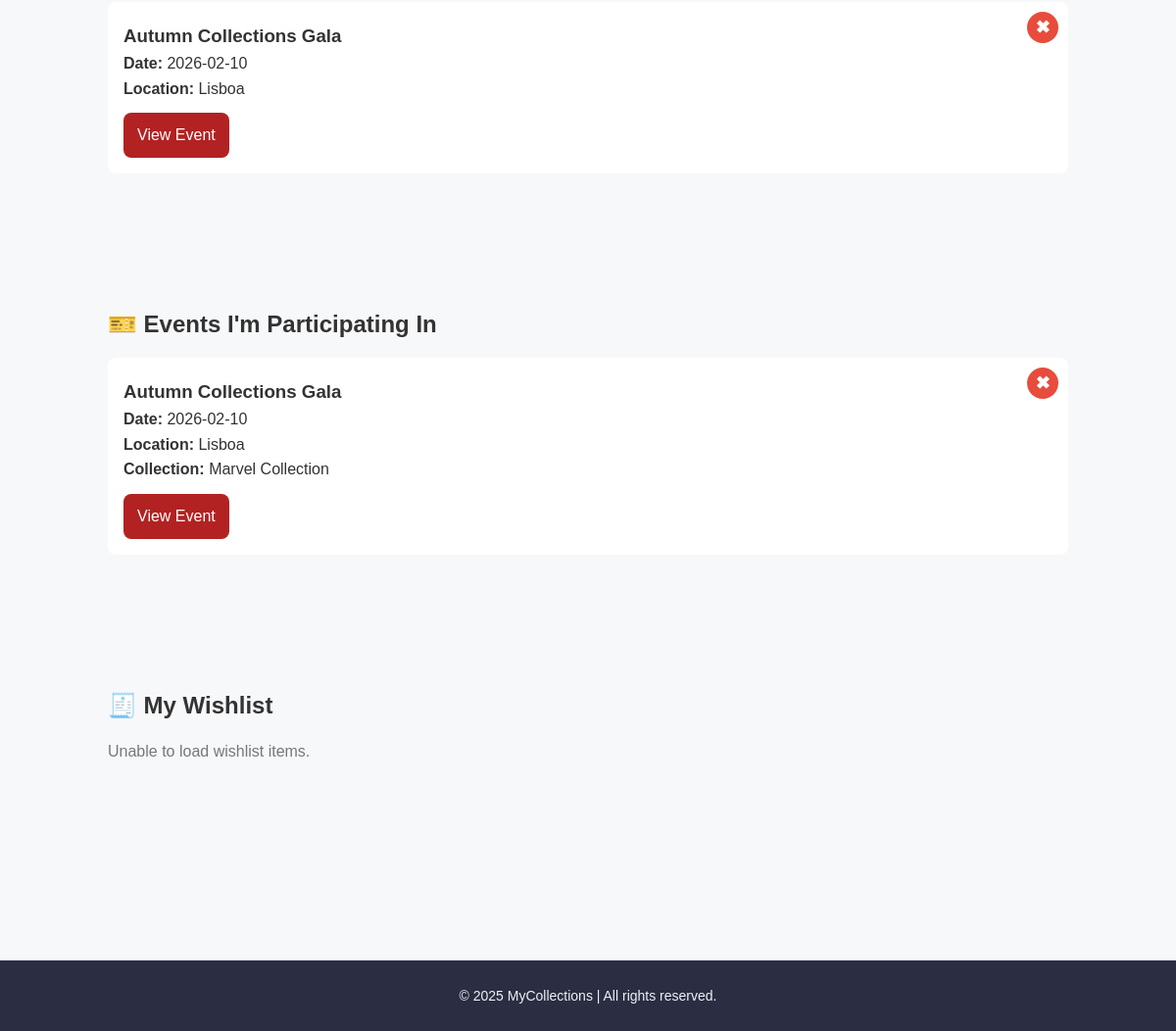
Before: /public_html/user.php (signed in, lower part) with the older database file.
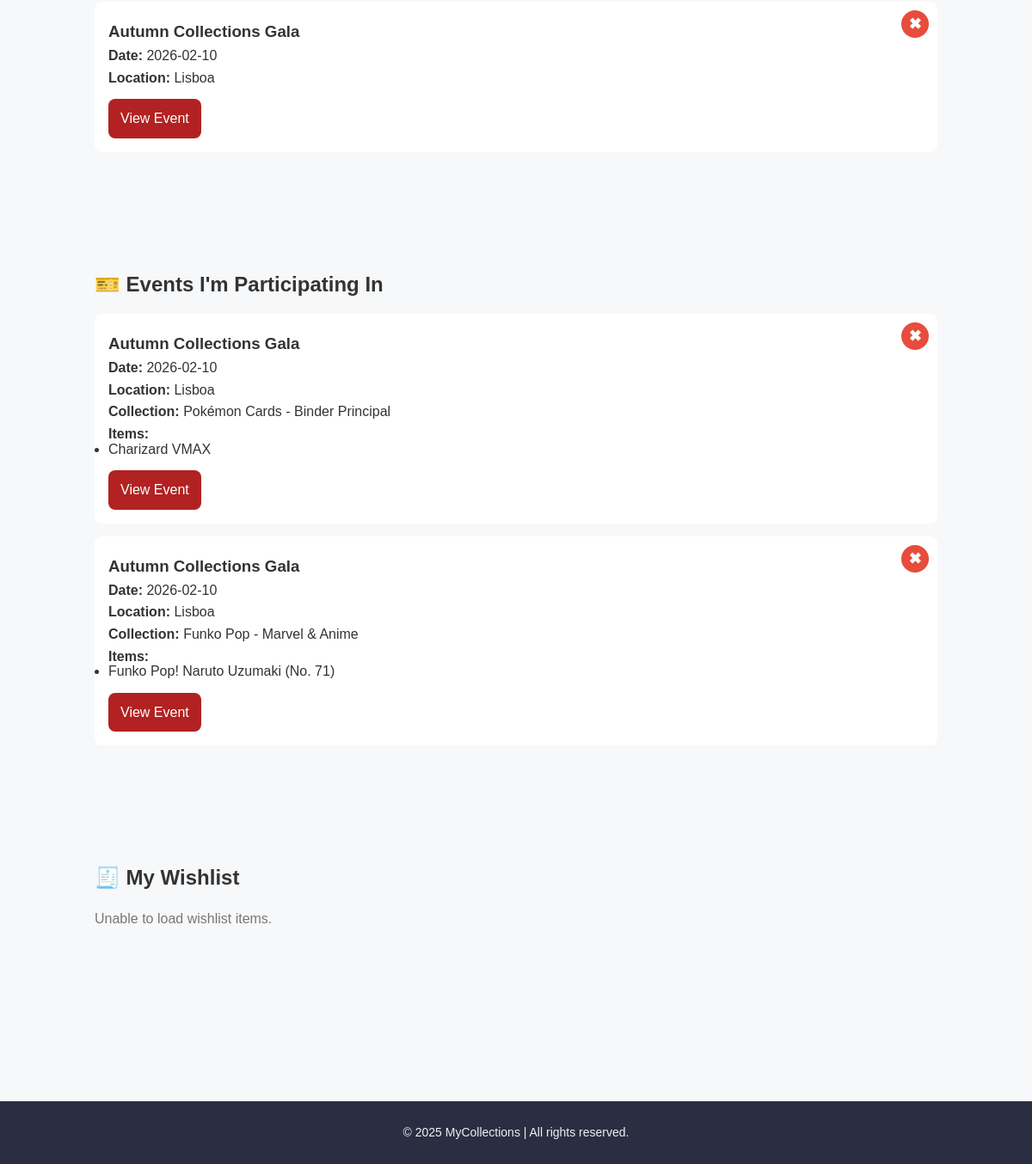
After: the same page with the newer database file.
### tables this page shows
CREATE TABLE `events` (
  `id_event` int(11) NOT NULL,
  `name` varchar(120) NOT NULL,
  `location` varchar(120) DEFAULT NULL,
  `created_by` int(11) NOT NULL,
  `event_date` date NOT NULL,
  `description` text DEFAULT NULL
);

CREATE TABLE `user_event_participation` (
  `id_participation` int(10) UNSIGNED NOT NULL,
  `id_user` int(11) NOT NULL,
  `id_event` int(11) NOT NULL,
  `id_collection` int(11) NOT NULL
);

CREATE TABLE `collections` (
  `id_collection` int(11) NOT NULL,
  `id_user` int(11) NOT NULL,
  `id_collection_category` int(11) NOT NULL,
  `name` varchar(120) NOT NULL,
  `description` text DEFAULT NULL,
  `cover_img` varchar(255) DEFAULT NULL,
  `creation_date` date DEFAULT NULL,
  `rate` int(11) DEFAULT 0
);

CREATE TABLE `items` (
  `id_item` int(11) NOT NULL,
  `id_item_category` int(11) NOT NULL,
  `name` varchar(120) NOT NULL,
  `img` varchar(255) DEFAULT NULL,
  `importance` int(11) DEFAULT NULL,
  `weight` decimal(10,2) DEFAULT NULL,
  `price` decimal(10,2) DEFAULT NULL,
  `acquisition_date` date DEFAULT NULL,
  `rarity` varchar(60) DEFAULT NULL,
  `dimensions` varchar(60) DEFAULT NULL,
  `year_of_release` int(11) DEFAULT NULL,
  `edition_number` varchar(60) DEFAULT NULL,
  `condition` varchar(60) DEFAULT NULL,
  `franchise` varchar(80) DEFAULT NULL,
  `material` varchar(80) DEFAULT NULL,
  `scale` varchar(40) DEFAULT NULL,
  `serial_no` varchar(80) DEFAULT NULL,
  `status` varchar(40) DEFAULT NULL,
  `description` text DEFAULT NULL
);

### public_html/dal/EventDAL.php (called while the page is built, shortened)
<?php
class EventDAL {
    public static function getInterestedByUser($id_user) {
        $db = DB::conn();
        $stmt = $db->prepare("
            SELECT e.*
            FROM user_events_interest uei
            JOIN events e ON e.id_event = uei.id_event
            WHERE uei.id_user = ?
            ORDER BY e.event_date ASC
        ");
        $stmt->bind_param("i", $id_user);
        $stmt->execute();
        return $stmt->get_result()->fetch_all(MYSQLI_ASSOC);
    }
    public static function getParticipationByUser($id_user) {
    $db = DB::conn();
    $stmt = $db->prepare("
        SELECT
            e.id_event,
            e.name,
            e.event_date,
            e.location,
            c.name AS collection_name,
            uep.id_collection,
            uep.id_participation
        FROM user_event_participation uep
        JOIN events e ON e.id_event = uep.id_event
        JOIN collections c ON c.id_collection = uep.id_collection
        WHERE uep.id_user = ?
        ORDER BY e.event_date ASC
    ");
    $stmt->bind_param("i", $id_user);
    $stmt->execute();
    $participations = $stmt->get_result()->fetch_all(MYSQLI_ASSOC);
    foreach ($participations as &$p) {
        $stmt2 = $db->prepare("
            SELECT i.name
            FROM user_event_items uei
            JOIN items i ON i.id_item = uei.id_item
            WHERE uei.id_participation = ?
        ");
        $stmt2->bind_param("i", $p["id_participation"]);
        $stmt2->execute();
        $p["items"] = $stmt2->get_result()->fetch_all(MYSQLI_ASSOC);
    }
    return $participations;
}
}

### public_html/user.php (the view, shortened to what this page needs)
<?php
require_once __DIR__ . "/dal/EventDAL.php";
$userId = $_SESSION["id_user"];
?>
<!DOCTYPE html>
<html lang="en">
<head>
  <link rel="stylesheet" href="css/style.css" />
  <link rel="stylesheet" href="css/user.css" />
</head>
<body>
  <div class="page-container">
    <main class="main-content">
<?php
require_once __DIR__ . "/dal/EventDAL.php";
$interestedEvents = EventDAL::getInterestedByUser($userId);
$participatingEvents = EventDAL::getParticipationByUser($userId);
?>
<section class="events-section">
    <?php if (empty($interestedEvents)): ?>
        <p style="color:#777;">You haven't marked interest in any event yet.</p>
    <?php else: ?>
        <div class="events-grid">
            <?php foreach ($interestedEvents as $ev): ?>
                <div class="event-card">
                    <h3><?= htmlspecialchars($ev["name"]) ?></h3>
                    <p><strong>Date:</strong> <?= htmlspecialchars($ev["event_date"]) ?></p>
                    <p><strong>Location:</strong> <?= htmlspecialchars($ev["location"]) ?></p>
                    <a href="events.php?id=<?= $ev['id_event'] ?>" class="btn">View Event</a>
                     <button class="remove-interest-btn" data-id="<?= $ev['id_event'] ?>">✖</button>
                </div>
            <?php endforeach; ?>
        </div>
    <?php endif; ?>
</section>
<section class="events-section">
    <h2>🎫 Events I'm Participating In</h2>
    <?php if (empty($participatingEvents)): ?>
        <p style="color:#777;">You are not participating in any event yet.</p>
    <?php else: ?>
        <div class="events-grid">
            <?php foreach ($participatingEvents as $ev): ?>
                <div class="event-card">
                    <h3><?= htmlspecialchars($ev["name"]) ?></h3>
                    <p><strong>Date:</strong> <?= htmlspecialchars($ev["event_date"]) ?></p>
                    <p><strong>Location:</strong> <?= htmlspecialchars($ev["location"]) ?></p>
                    <p><strong>Collection:</strong> <?= htmlspecialchars($ev['collection_name']) ?></p>
                    <?php if (!empty($ev['items'])): ?>
                        <p><strong>Items:</strong></p>
                        <ul style="margin-top: -8px;">
                            <?php foreach ($ev['items'] as $item): ?>
                                <li><?= htmlspecialchars($item['name']) ?></li>
                            <?php endforeach; ?>
                        </ul>
                    <?php endif; ?>
                    <a href="events.php?id=<?= $ev['id_event'] ?>" class="btn">View Event</a>
                    <button class="remove-participation-btn" data-id="<?= $ev['id_event'] ?>">✖</button>
                </div>
            <?php endforeach; ?>
        </div>
    <?php endif; ?>
</section>
<section class="events-section">
    <h2>🧾 My Wishlist</h2>
    <p id="wishlistEmpty" style="color:#777; display:none;">You haven't added any items to your wishlist yet.</p>
    <div id="wishlistContainer" class="wishlist-grid"></div>
</section>
    </main>
  </div>
  <footer class="footer">
    <p>© 2025 MyCollections | All rights reserved.</p>
  </footer>
</body>
</html>

Changed rows visible on the page:
added user_event_participation: id_event.name "Autumn Collections Gala", id_event.event_date "2026-02-10", id_event.location "Lisboa", id_collection.name "Pokémon Cards - Binder Principal"
now on this page (row unchanged): items: name "Charizard VMAX", shown under "Autumn Collections Gala"
changed user_event_participation: gains items (name "Funko Pop! Naruto Uzumaki (No. 71)"); id_collection.name "Marvel Collection" → "Funko Pop - Marvel & Anime"; now shows "Items:"
